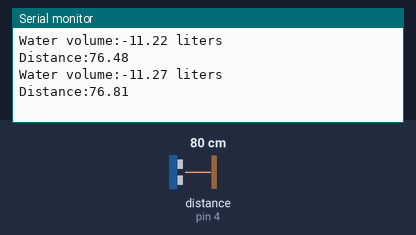
This program was run on a simulated Arduino Nano, built with avr-gcc and run on an emulated ATmega328P. Parts: the last lines printed to the serial monitor. Wiring (inferred from the names in the program): ultrasonic range finder: trigger pin 2; echo pin 4. The test bench sets the inputs (shaded band); at power-on: distance to the obstacle (sensor on pin 4) 80 cm. The echo pulse lasts 58.3 µs per cm; no radio packets arrive unless stated.

Above: at 1.8 s.
1.9 s: distance to the obstacle (sensor on pin 4) set to 2 cm
At 2.8 s:
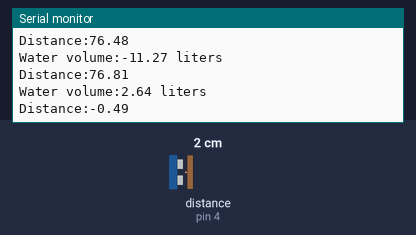
3.4 s: distance to the obstacle (sensor on pin 4) set to 4 cm
At 4.8 s:
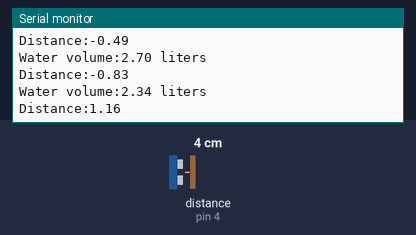
Timing chart, 0 to 6.4 s (numbered marks = the images above; inputs shaded):
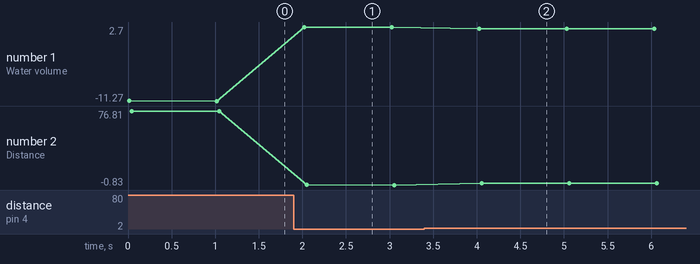

The program:

main.cpp
```cpp
#include <SPI.h>
#include <nRF24L01.h>
#include <RF24.h>

const int trigPin = 2; // Ultrasonic sensor trigger pin
const int echoPin = 4; // Ultrasonic sensor echo pin
const float tankHeight = 15; // Height of the water tank in cm
const float tankVolume = 2.7; // Total volume of the water tank in liters

RF24 radio(7, 8); // CE, CSN pins

struct UltrasonicData {
  float depth;
};

void setup() {
  Serial.begin(9600);
  pinMode(trigPin, OUTPUT);
  pinMode(echoPin, INPUT);
  radio.begin();
  radio.openWritingPipe(0xF0F0F0F0E2LL); // Set a different address for communication
  radio.setPALevel(RF24_PA_LOW);        // Set power level
}

void loop() {
  // Ultrasonic sensor operations
  digitalWrite(trigPin, LOW);
  delayMicroseconds(2);
  digitalWrite(trigPin, HIGH);
  delayMicroseconds(10);
  digitalWrite(trigPin, LOW);
  float duration = pulseIn(echoPin, HIGH);
  float distance = duration * 0.034 / 2.0;
  float actualDistance = distance - 2.5;// Calculate distance in cm

  // Calculate depth of water
  float depth = tankHeight - actualDistance;

  // Convert depth to liters
  float waterVolume = (depth * tankVolume) / tankHeight;
  float tuningWaterVolume = waterVolume - 0.15; // Tuning the water volume

  // Bundle the ultrasonic data
  UltrasonicData ultrasonicData;
  ultrasonicData.depth = tuningWaterVolume;

  // Send the data via NRF24L01
  radio.write(&ultrasonicData, sizeof(ultrasonicData));
  Serial.print("Water volume:");
  Serial.print(ultrasonicData.depth);
  Serial.println(" liters");

  Serial.print("Distance:");
  Serial.println(actualDistance);

  // Wait before sending again
  delay(1000); // Delay for 1 second
}
```

Measured:
- after the input at 1.9 s, the serial monitor: prints a new line after 0.12 s (image 1)
- after the input at 3.4 s, the serial monitor: prints a new line after 0.63 s (image 2)
- plotted number 1: -11.27 → 2.7 after the input at 1.9 s, 2.7 → 2.34 after the input at 3.4 s
- plotted number 2: 76.81 → -0.83 after the input at 1.9 s, -0.83 → 1.16 after the input at 3.4 s
